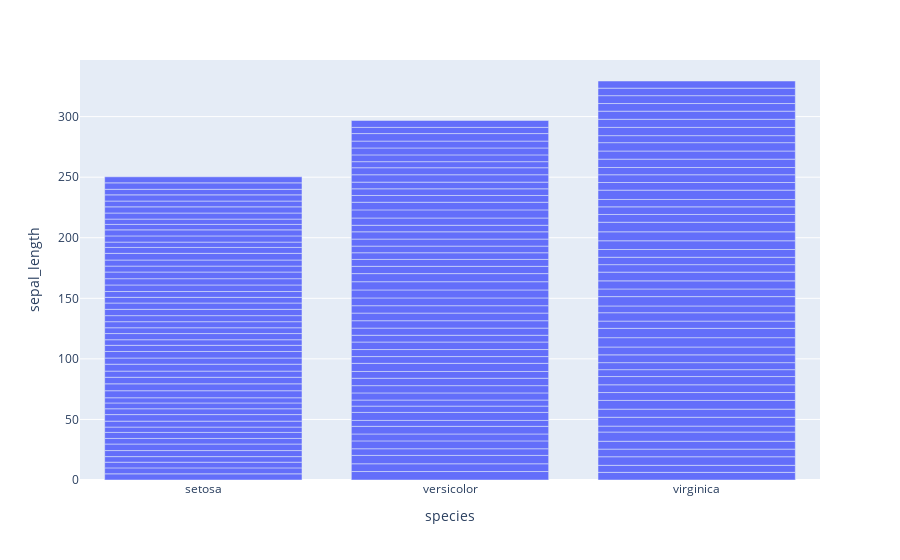

Notebook code for this chart:
### Code cell
a = px.bar(df1, x = 'species', y='sepal_length')
a.show()

### Figure 1 — Plotly figure (JSON) as saved in the notebook; plotly's stock layout.template omitted (floating-point values rounded to 4 significant figures; data arrays with more than 128 entries replaced by an {"elided": "..."} marker saying what was removed)
{"data": [{"alignmentgroup": "True", "hovertemplate": "species=%{x}<br>sepal_length=%{y}<extra></extra>", "legendgroup": "", "marker": {"color": "#636efa", "pattern": {"shape": ""}}, "name": "", "offsetgroup": "", "orientation": "v", "showlegend": false, "textposition": "auto", "type": "bar", "x": {"elided": "150 str values"}, "xaxis": "x", "y": {"elided": "150 float values"}, "yaxis": "y"}], "layout": {"autosize": true, "barmode": "relative", "legend": {"tracegroupgap": 0}, "margin": {"t": 60}, "xaxis": {"anchor": "y", "autorange": true, "domain": [0, 1], "range": [-0.5, 2.5], "title": {"text": "species"}, "type": "category"}, "yaxis": {"anchor": "x", "autorange": true, "domain": [0, 1], "range": [0, 346.7], "title": {"text": "sepal_length"}, "type": "linear"}}}
